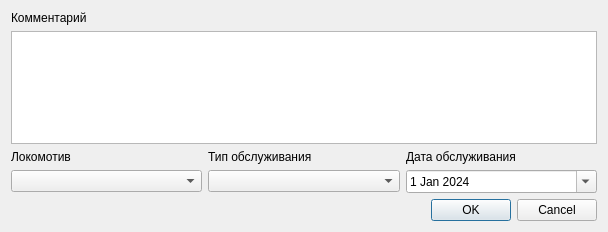
<?xml version="1.0" encoding="UTF-8"?>
<ui version="4.0">
 <class>addMaintenance_dialog</class>
 <widget class="QWidget" name="addMaintenance_dialog">
  <property name="geometry">
   <rect>
    <x>0</x>
    <y>0</y>
    <width>608</width>
    <height>232</height>
   </rect>
  </property>
  <property name="windowTitle">
   <string>Form</string>
  </property>
  <layout class="QVBoxLayout" name="verticalLayout_2">
   <item>
    <widget class="QLabel" name="addMaintenanceComment_label">
     <property name="text">
      <string>Комментарий</string>
     </property>
    </widget>
   </item>
   <item>
    <widget class="QTextEdit" name="addMaintenanceComment_textEdit"/>
   </item>
   <item>
    <layout class="QGridLayout" name="addMaintenanceMeta_gLayout">
     <item row="0" column="0">
      <widget class="QLabel" name="addMaintenanceLoco_label">
       <property name="text">
        <string>Локомотив</string>
       </property>
      </widget>
     </item>
     <item row="0" column="1">
      <widget class="QLabel" name="addMaintenanceType_lable">
       <property name="text">
        <string>Тип обслуживания</string>
       </property>
      </widget>
     </item>
     <item row="0" column="2">
      <widget class="QLabel" name="addMaintenanceDate_lable">
       <property name="text">
        <string>Дата обслуживания</string>
       </property>
      </widget>
     </item>
     <item row="1" column="0">
      <widget class="QComboBox" name="addMaintenanceLoco_comboBox"/>
     </item>
     <item row="1" column="1">
      <widget class="QComboBox" name="addMaintenanceType_comboBox"/>
     </item>
     <item row="1" column="2">
      <widget class="QDateEdit" name="addMaintenanceDate_dateEdit">
       <property name="minimumDateTime">
        <datetime>
         <hour>15</hour>
         <minute>40</minute>
         <second>1</second>
         <year>2024</year>
         <month>1</month>
         <day>1</day>
        </datetime>
       </property>
       <property name="minimumDate">
        <date>
         <year>2024</year>
         <month>1</month>
         <day>1</day>
        </date>
       </property>
       <property name="calendarPopup">
        <bool>true</bool>
       </property>
      </widget>
     </item>
    </layout>
   </item>
   <item>
    <widget class="QDialogButtonBox" name="addMaintenance_buttonBox">
     <property name="standardButtons">
      <set>QDialogButtonBox::StandardButton::Cancel|QDialogButtonBox::StandardButton::Ok</set>
     </property>
    </widget>
   </item>
  </layout>
 </widget>
 <resources/>
 <connections/>
</ui>
